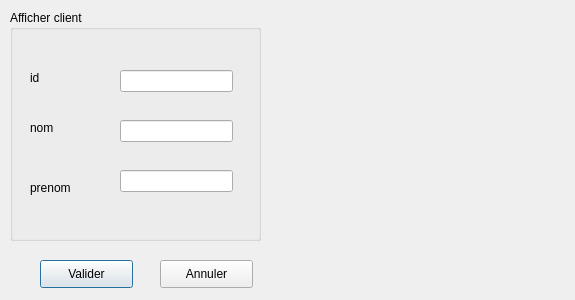
<?xml version="1.0" encoding="UTF-8"?>
<ui version="4.0">
 <class>Dialog</class>
 <widget class="QDialog" name="Dialog">
  <property name="geometry">
   <rect>
    <x>0</x>
    <y>0</y>
    <width>575</width>
    <height>300</height>
   </rect>
  </property>
  <property name="windowTitle">
   <string>Afficherclient</string>
  </property>
  <widget class="QGroupBox" name="groupBox">
   <property name="geometry">
    <rect>
     <x>10</x>
     <y>10</y>
     <width>251</width>
     <height>231</height>
    </rect>
   </property>
   <property name="title">
    <string>Afficher client</string>
   </property>
   <widget class="QLabel" name="label">
    <property name="geometry">
     <rect>
      <x>20</x>
      <y>60</y>
      <width>56</width>
      <height>16</height>
     </rect>
    </property>
    <property name="text">
     <string>id</string>
    </property>
   </widget>
   <widget class="QLabel" name="label_2">
    <property name="geometry">
     <rect>
      <x>20</x>
      <y>110</y>
      <width>56</width>
      <height>16</height>
     </rect>
    </property>
    <property name="text">
     <string>nom</string>
    </property>
   </widget>
   <widget class="QLabel" name="label_3">
    <property name="geometry">
     <rect>
      <x>20</x>
      <y>170</y>
      <width>56</width>
      <height>16</height>
     </rect>
    </property>
    <property name="text">
     <string>prenom</string>
    </property>
   </widget>
   <widget class="QLineEdit" name="lineEditcin">
    <property name="geometry">
     <rect>
      <x>110</x>
      <y>60</y>
      <width>113</width>
      <height>22</height>
     </rect>
    </property>
    <property name="readOnly">
     <bool>true</bool>
    </property>
   </widget>
   <widget class="QLineEdit" name="lineEdi_nom">
    <property name="geometry">
     <rect>
      <x>110</x>
      <y>110</y>
      <width>113</width>
      <height>22</height>
     </rect>
    </property>
   </widget>
   <widget class="QLineEdit" name="lineEdit_prenom">
    <property name="geometry">
     <rect>
      <x>110</x>
      <y>160</y>
      <width>113</width>
      <height>22</height>
     </rect>
    </property>
   </widget>
  </widget>
  <widget class="QPushButton" name="pushButton">
   <property name="geometry">
    <rect>
     <x>40</x>
     <y>260</y>
     <width>93</width>
     <height>28</height>
    </rect>
   </property>
   <property name="text">
    <string>Valider</string>
   </property>
  </widget>
  <widget class="QPushButton" name="pushButton_2">
   <property name="geometry">
    <rect>
     <x>160</x>
     <y>260</y>
     <width>93</width>
     <height>28</height>
    </rect>
   </property>
   <property name="text">
    <string>Annuler</string>
   </property>
  </widget>
 </widget>
 <resources/>
 <connections/>
</ui>
